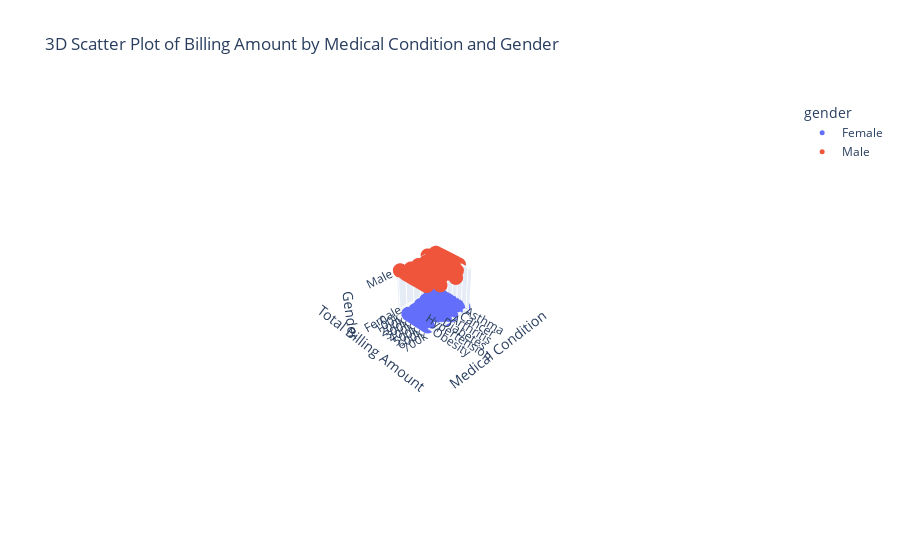

The code cell stored with this chart in its notebook:
### Code cell
import plotly.express as px
import pandas as pd

# Load data from Spark
healthcare_data = spark.sql("SELECT * FROM healthcare_data")

# Convert the Spark DataFrame to a Pandas DataFrame
df = healthcare_data.toPandas()

# Convert the 'Date of Admission' column to datetime
df['date_of_admission'] = pd.to_datetime(df['date_of_admission'])

# Extract month and year for grouping
df['YearMonth'] = df['date_of_admission'].dt.to_period('M').astype(str)

# Ensure all columns are lowercase to match your data schema
df.columns = df.columns.str.lower()

# Verify 'billing_amount' column is numeric (convert if necessary)
df['billing_amount'] = pd.to_numeric(df['billing_amount'], errors='coerce')

# Filter out any missing or invalid data
df = df.dropna(subset=['medical_condition', 'billing_amount', 'gender'])

# Group by 'YearMonth', 'medical_condition', 'gender' and aggregate 'billing_amount'
df_counts = df.groupby(['yearmonth', 'medical_condition', 'gender'])['billing_amount'].sum().reset_index()

# Create a 3D scatter plot with Plotly Express
fig = px.scatter_3d(
    df_counts,
    x='medical_condition',    # Medical Condition on the x-axis
    y='billing_amount',       # Billing Amount on the y-axis
    z='gender',               # Gender on the z-axis
    color='gender',           # Color by Gender for differentiation
    title="3D Scatter Plot of Billing Amount by Medical Condition and Gender"
)

# Customize markers and layout for visibility
fig.update_traces(marker=dict(size=5))
fig.update_layout(scene=dict(
    xaxis_title='Medical Condition',
    yaxis_title='Total Billing Amount',
    zaxis_title='Gender'
))

# Show the plot
fig.show()

### Figure 1 — Plotly figure (JSON) as saved in the notebook; plotly's stock layout.template omitted (floating-point values rounded to 4 significant figures; data arrays with more than 128 entries replaced by an {"elided": "..."} marker saying what was removed)
{"data": [{"hovertemplate": "gender=%{z}<br>medical_condition=%{x}<br>billing_amount=%{y}<extra></extra>", "legendgroup": "Female", "marker": {"color": "#636efa", "size": 5, "symbol": "circle"}, "mode": "markers", "name": "Female", "scene": "scene", "showlegend": true, "type": "scatter3d", "x": {"elided": "362 str values"}, "y": {"elided": "362 float values"}, "z": {"elided": "362 str values"}}, {"hovertemplate": "gender=%{z}<br>medical_condition=%{x}<br>billing_amount=%{y}<extra></extra>", "legendgroup": "Male", "marker": {"color": "#EF553B", "size": 5, "symbol": "circle"}, "mode": "markers", "name": "Male", "scene": "scene", "showlegend": true, "type": "scatter3d", "x": {"elided": "363 str values"}, "y": {"elided": "363 float values"}, "z": {"elided": "363 str values"}}], "layout": {"autosize": true, "legend": {"title": {"text": "gender"}, "tracegroupgap": 0}, "scene": {"aspectmode": "auto", "aspectratio": {"x": 1, "y": 1, "z": 1}, "camera": {"center": {"x": 0, "y": 0, "z": 0}, "eye": {"x": 5.192, "y": 5.192, "z": 5.192}, "projection": {"type": "perspective"}, "up": {"x": 0, "y": 0, "z": 1}}, "domain": {"x": [0, 1], "y": [0, 1]}, "xaxis": {"title": {"text": "Medical Condition"}, "type": "category"}, "yaxis": {"title": {"text": "Total Billing Amount"}, "type": "linear"}, "zaxis": {"categoryarray": ["Female", "Male"], "categoryorder": "array", "title": {"text": "Gender"}, "type": "category"}}, "title": {"text": "3D Scatter Plot of Billing Amount by Medical Condition and Gender"}}}
